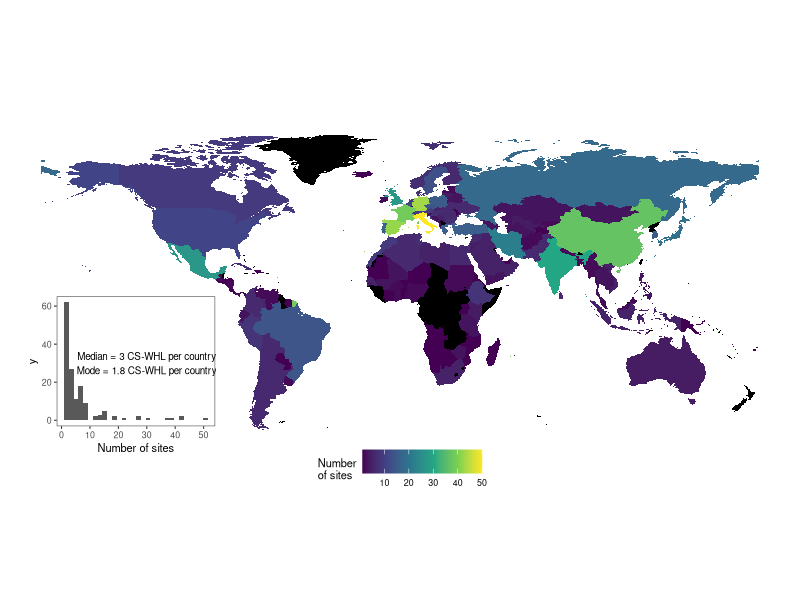
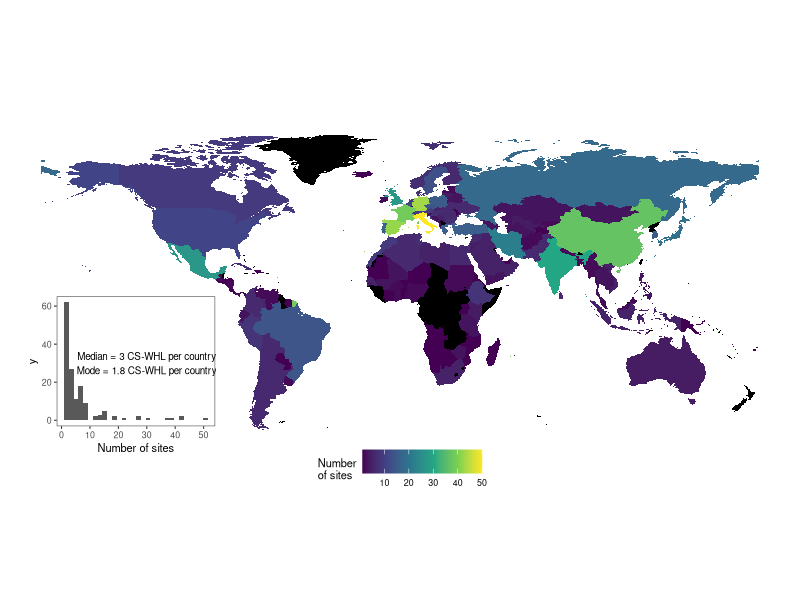

These figures' R source, in order:
library(tidyverse)

wh_unesco <- readxl::read_excel(here::here("analysis/data/raw_data/whc-sites-2019.xls")) %>%
  filter(category %in% c("Cultural"))

estimate_mode <- function(x) {
  d <- density(x)
  d$x[which.max(d$y)]
}

theme_nogrid <- function (base_size = 12, base_family = "") {
  theme_bw(base_size = base_size,
           base_family = base_family) %+replace%
    theme(panel.grid = element_blank() )
}


wh_unesco_countries <-
  wh_unesco %>%
  separate_rows(states_name_en, convert = TRUE, sep = ",") %>%
  mutate(country = case_when(
    states_name_en == "Bolivia (Plurinational State of)"  ~ "Bolivia",
    states_name_en == "Cabo Verde"  ~ "Republic of Cabo Verde",
    states_name_en == "Czechia"  ~ "Czech Republic",
    states_name_en == "Democratic People's Republic of Korea"  ~ "Republic of Korea",
    states_name_en == "Gambia (the)"  ~ "The Gambia",
    states_name_en == "Holy See"  ~ "Vatican",
    states_name_en == "Iran (Islamic Republic of)"  ~ "Iran",
    states_name_en == "Lao People's Democratic Republic"  ~ "Lao PDR",
    states_name_en == "Micronesia (Federated States of)"  ~ "Federated States of Micronesia",
    states_name_en == "Syrian Arab Republic"  ~ "Syria",
    states_name_en == "the former Yugoslav Republic of Macedonia"  ~ "Macedonia",
    states_name_en == "United Kingdom of Great Britain and Northern Ireland"  ~ "United Kingdom",
    states_name_en == "United Republic of Tanzania"  ~ "Tanzania",
    states_name_en == "United States of America"  ~ "United States",
    states_name_en == "Venezuela (Bolivarian Republic of)"  ~ "Venezuela",
    states_name_en == "United States of America"  ~ "United States",
    states_name_en == "Viet Nam"  ~ "Vietnam",
    states_name_en == "Republic of Moldova"  ~ "Moldova",
    TRUE ~ as.character(states_name_en)
  ))

wh_unesco_countries_count <-
  wh_unesco_countries %>%
  count(country)

median_number_unesco_sites_per_country <-
  median(wh_unesco_countries_count$n)

mode_number_unesco_sites_per_country <-
  round(estimate_mode(wh_unesco_countries_count$n), 1)

wh_unesco_country_counts_hist <-
  ggplot(wh_unesco_countries_count,
         aes(n)) +
  geom_histogram() +
  annotate("text", x = 30, y = 30,
           label = str_glue('Median = {median_number_unesco_sites_per_country} CS-WHL per country\nMode = {mode_number_unesco_sites_per_country} CS-WHL per country'),
           size = 2.5) +
  xlab("Number of sites") +
  theme_nogrid(8)

library("rnaturalearth")
library("rnaturalearthdata")
world <- ne_countries(scale = "medium", returnclass = "sf")

sf_map_data_unesco <-
  world %>%
  left_join(wh_unesco_countries_count,
            by = c( 'name_long' = 'country')) %>%
  select(name, n, geometry) %>%
  # mutate(n = ifelse(is.na(n), 0, n)) %>%
  filter(name != "Antartica")

wh_country_unesco_count_map <-
  ggplot(data = sf_map_data_unesco) +
  geom_sf(aes(fill = n), lwd = 0) +
  scale_fill_viridis_c(na.value="black",
                       name = "Number\nof sites") +
  coord_sf(ylim = c(-50, 90), datum = NA) +
  theme_minimal(base_size = 8)  +
  theme(legend.direction = "horizontal", legend.position = "bottom")
  # ggtitle("Cultural Sites on the UNESCO World Heritage list",
  #        subtitle = "from https://whc.unesco.org/en/syndication")

wh_country_unesco_count_map +
  annotation_custom(ggplotGrob(wh_unesco_country_counts_hist),
                    xmin = -190,
                    xmax = -90,
                    ymin= 10,
                    ymax=-70)

ggsave(here::here("analysis/figures/wh_country_unesco_count_map.png"),
       width = 10,
       height = 6,
       dpi = 300)
